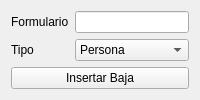
             <widget class="QWidget" name="tabFB">
              <attribute name="title">
               <string>Forzar Baja</string>
              </attribute>
              <layout class="QFormLayout" name="formLayout_13">
               <item row="0" column="0">
                <widget class="QLabel" name="label_7">
                 <property name="text">
                  <string>Formulario</string>
                 </property>
                </widget>
               </item>
               <item row="0" column="1">
                <widget class="QLineEdit" name="fbajaForm">
                 <property name="inputMask">
                  <string>99999999</string>
                 </property>
                </widget>
               </item>
               <item row="1" column="0">
                <widget class="QLabel" name="label_8">
                 <property name="text">
                  <string>Tipo</string>
                 </property>
                </widget>
               </item>
               <item row="1" column="1">
                <widget class="QComboBox" name="fbajaTipo">
                 <item>
                  <property name="text">
                   <string>Persona</string>
                  </property>
                 </item>
                 <item>
                  <property name="text">
                   <string>Asociado</string>
                  </property>
                 </item>
                 <item>
                  <property name="text">
                   <string>Integrante</string>
                  </property>
                 </item>
                </widget>
               </item>
               <item row="2" column="0" colspan="2">
                <widget class="QPushButton" name="fbajaBoton">
                 <property name="text">
                  <string>Insertar Baja</string>
                 </property>
                </widget>
               </item>
              </layout>
             </widget>
